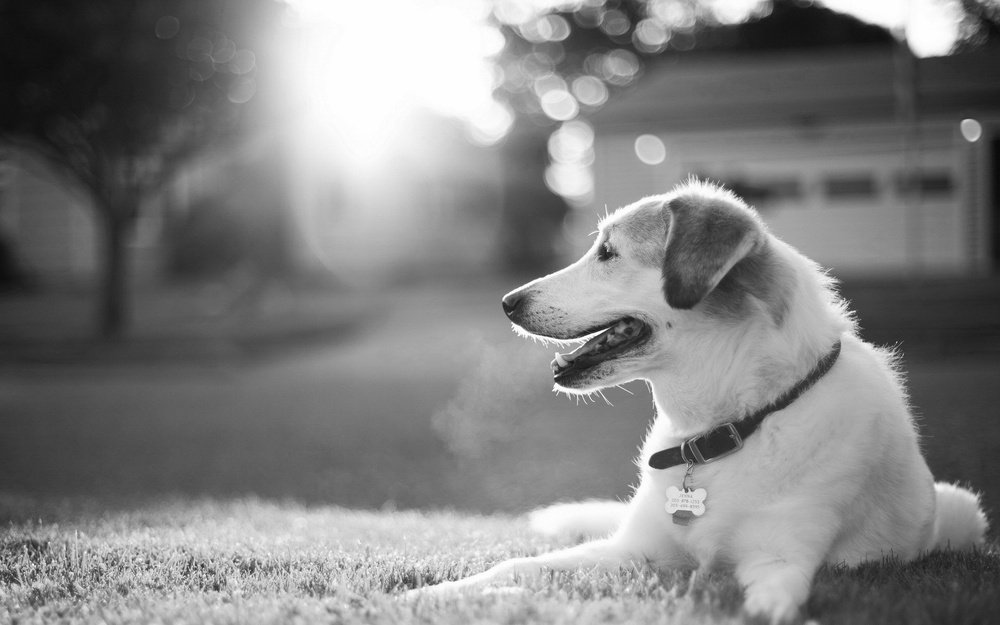
#> input picture 图像相关的基本概念，以及图像的基础操作/Images/Gray_Dog.jpg, 1000 x 625 px, shrunk from 1920 x 1200 before the run
$ python Cv2GrayHist01.py
#> lines starting #> are read from the running program, lines starting #| are printed output that depends on the picture
"""
绘制灰度图像直方图
    1)按照一张输入图像的灰度格式，x坐标代表0～255级的bins，y坐标代表不同bins下的像素个数。
"""

import cv2
from matplotlib import pyplot as plt


def main():
    img = cv2.imread("Images/Gray_Dog.jpg")
#> img is the input picture: shape (625, 1000, 3); min 9, max 255, mean 129.2

    # 设置窗口属性，并显示图片
    cv2.namedWindow("Dog", cv2.WINDOW_KEEPRATIO)
    cv2.imshow("Dog", img)

    hist = cv2.calcHist([img], [0], None, [256], [0, 256])
#> hist = 256 values, max 16793 at index 254, min 0 at index 0, mean 2441.4

    # 新建一个图像
    plt.figure()
    # 图坐标图标题
    plt.title("Grayscale Histogram")
    # 图像 x 轴标签
    plt.xlabel("Bins")
    # 图像 y 轴标签
    plt.ylabel("# of Pixels")
    # 画图
    plt.plot(hist)
    # 设置 x 轴 的坐标范围
    plt.xlim([0, 256])
    # 显示图坐标
    plt.show()
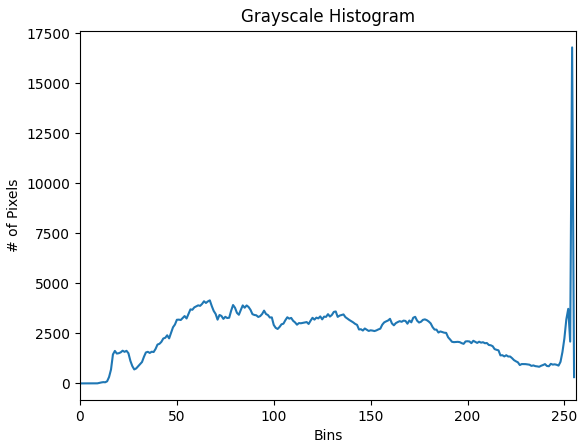
#> figure drawn by matplotlib, 1 panel; curve peaks at x = 254, y = 16793

    # input()
    cv2.waitKey()
    # 关闭所有的窗口
    cv2.destroyAllWindows()


if __name__ == '__main__':
    main()
